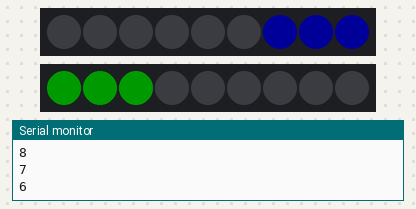
Bench run of a sketch on a simulated Particle Photon. Shown: 2 × 9 RGB LEDs in strip order, left to right, the last lines printed to the serial monitor. Dim RGB values are drawn brighter than linear.

Above: at 0.6 s.
At 5.04 s:
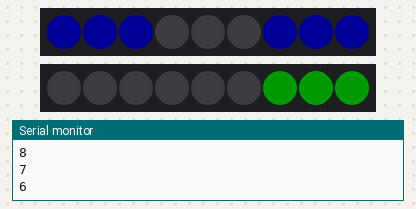
At 10.4 s:
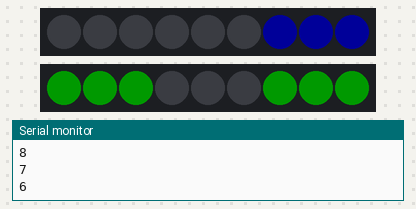
At 17.3 s:
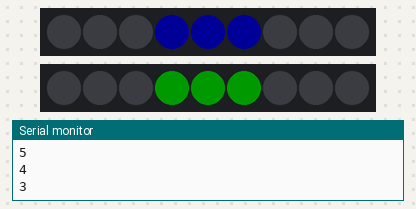
At 28.14 s:
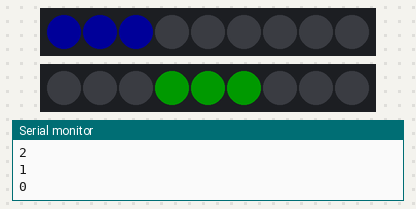
At 38.5 s:
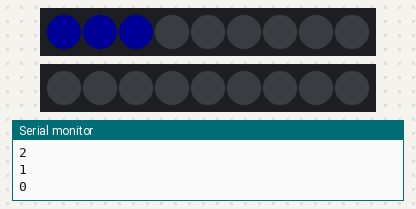

Measured:
- what the display in image 0 shows lasts 1.0 s, from 0.6 s to 1.6 s
- what the display in image 2 shows lasts 0.6 s, from 10.3 s to 10.9 s
- what the display in image 3 shows lasts 0.7 s, from 17.3 s to 18.0 s
- what the display in image 4 shows lasts 0.5 s, from 27.9 s to 28.4 s

The sketch:

networkstrength.ino
```cpp
#include "application.h"
#include "neopixel/neopixel.h"

SYSTEM_MODE(AUTOMATIC);

#define DL_PIXEL_PIN D1
#define UL_PIXEL_PIN D2
#define PIXEL_COUNT 9
#define PIXEL_TYPE WS2812B

Adafruit_NeoPixel uploadStrip = Adafruit_NeoPixel(PIXEL_COUNT, UL_PIXEL_PIN, PIXEL_TYPE);
Adafruit_NeoPixel downloadStrip = Adafruit_NeoPixel(PIXEL_COUNT, DL_PIXEL_PIN, PIXEL_TYPE);

uint32_t redColor = uploadStrip.Color(255, 0, 0);
uint32_t greenColor = uploadStrip.Color(0, 255, 0);
uint32_t blueColor = uploadStrip.Color(0, 0, 255);
uint32_t mediumColor = uploadStrip.Color(255, 219, 0);

uint32_t ulCurrentColor;
uint32_t dlCurrentColor;

uint8_t ulLedTimeDelay = 30;
uint8_t dlLedTimeDelay = 150;

int j = 0;
int i = 0;
int k = 0;
int l = 0;
int dlNumPixels;
int ulNumPixels;

int dlPixelResetter = 0;
int ulPixelResetter = 8;

void setup()
{
  uploadStrip.begin();
  uploadStrip.setBrightness(25);
  uploadStrip.show();

  downloadStrip.begin();
  downloadStrip.setBrightness(25);
  downloadStrip.show();

  dlNumPixels = downloadStrip.numPixels();
  ulNumPixels = uploadStrip.numPixels();

   ulCurrentColor = blueColor;
   dlCurrentColor = greenColor;

  Spark.function("upload", ulSpeedController);
  Spark.function("download", dlSpeedController);
}

int ulSpeedController(String cSpeed){
    Serial.println("ulSpeedController -->");
    Serial.println(cSpeed);

    if(cSpeed == "HIGH") {
        ulCurrentColor = blueColor;
        ulLedTimeDelay = 50;
        uploadStrip.setBrightness(250);
    } else if (cSpeed == "LOW") {
        ulLedTimeDelay = 150;
        ulCurrentColor = redColor;
        uploadStrip.setBrightness(5);
    } else {
        ulCurrentColor = mediumColor;
        ulLedTimeDelay = 100;
        uploadStrip.setBrightness(50);
    }
    delay(ulLedTimeDelay);
    uploadSpeedController();
    return ulLedTimeDelay;
}

int dlSpeedController(String cSpeed){
    Serial.println("dlSpeedController -->");
    Serial.println(cSpeed);

    if(cSpeed == "HIGH") {
        dlCurrentColor = greenColor;
        dlLedTimeDelay = 50;
        downloadStrip.setBrightness(250);
    } else if (cSpeed == "LOW") {
        dlLedTimeDelay = 150;
        dlCurrentColor = redColor;
        downloadStrip.setBrightness(5);
    } else {
        dlCurrentColor = mediumColor;
        dlLedTimeDelay = 100;
        downloadStrip.setBrightness(50);
    }
    downloadStrip.show();
    delay(dlLedTimeDelay);
    downloadSpeedController();
    return dlLedTimeDelay;
}

void loop()
{
    uploadSpeedController();
    downloadSpeedController();
}

void downloadSpeedController() {
     j = dlPixelResetter;
     i = 0;

    for(i=0; i<dlNumPixels;i++) {
        if(i==j || i==j+1 || i==j+2) {
            //downloadStrip.setPixelColor(i,downloadStrip.Color(0,255,0));
            downloadStrip.setPixelColor(i,dlCurrentColor);
            downloadStrip.show();
        } else {
            downloadStrip.setPixelColor(i, 0);
            downloadStrip.show();
        }
        delay(dlLedTimeDelay);
    }

    dlPixelResetter+=3;

    if(dlPixelResetter==9) {
        dlPixelResetter = 0;
    }
}

void uploadSpeedController() {
     k = ulPixelResetter;
     l = 0;

    for(l=ulNumPixels-1; l>=0;l--) {
        if(l==k || l==k-1 || l==k-2) {
            //uploadStrip.setPixelColor(l,uploadStrip.Color(0,0,255));
            uploadStrip.setPixelColor(l,ulCurrentColor);
            uploadStrip.show();
            Serial.println(l);
        } else {
            uploadStrip.setPixelColor(l, 0);
            uploadStrip.show();
        }
        delay(ulLedTimeDelay);
    }

    if(ulPixelResetter == 2) {
        ulPixelResetter-=2;
    } else {
        ulPixelResetter-=3;
    }

    if(ulPixelResetter==0) {
        ulPixelResetter = 8;
    }
}
```
